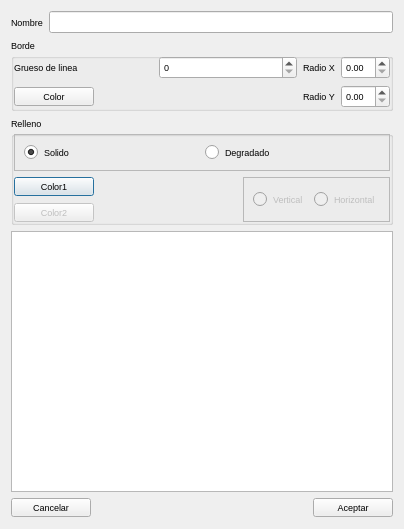
<?xml version="1.0" encoding="UTF-8"?>
<ui version="4.0">
 <class>EditRectDlg</class>
 <widget class="QDialog" name="EditRectDlg">
  <property name="geometry">
   <rect>
    <x>0</x>
    <y>0</y>
    <width>404</width>
    <height>529</height>
   </rect>
  </property>
  <property name="maximumSize">
   <size>
    <width>404</width>
    <height>529</height>
   </size>
  </property>
  <property name="font">
   <font>
    <pointsize>7</pointsize>
   </font>
  </property>
  <property name="windowTitle">
   <string>Configurar rectangulo</string>
  </property>
  <property name="windowIcon">
   <iconset resource="../recoverdrake.qrc">
    <normaloff>:/Imagenes/rectredondeado.png</normaloff>:/Imagenes/rectredondeado.png</iconset>
  </property>
  <layout class="QGridLayout" name="gridLayout_8">
   <item row="0" column="0">
    <layout class="QGridLayout" name="gridLayout_7">
     <item row="0" column="0">
      <widget class="QLabel" name="label_4">
       <property name="text">
        <string>Nombre</string>
       </property>
      </widget>
     </item>
     <item row="0" column="1">
      <widget class="QLineEdit" name="txtNombre"/>
     </item>
    </layout>
   </item>
   <item row="1" column="0">
    <widget class="QGroupBox" name="groupBox">
     <property name="title">
      <string>Borde</string>
     </property>
     <layout class="QGridLayout" name="gridLayout_6">
      <property name="leftMargin">
       <number>0</number>
      </property>
      <property name="topMargin">
       <number>0</number>
      </property>
      <property name="rightMargin">
       <number>0</number>
      </property>
      <property name="bottomMargin">
       <number>0</number>
      </property>
      <item row="1" column="0">
       <widget class="QPushButton" name="pushButton_3">
        <property name="text">
         <string>Color</string>
        </property>
        <property name="icon">
         <iconset resource="../recoverdrake.qrc">
          <normaloff>:/Imagenes/pantone.png</normaloff>:/Imagenes/pantone.png</iconset>
        </property>
        <property name="iconSize">
         <size>
          <width>25</width>
          <height>25</height>
         </size>
        </property>
        <property name="autoDefault">
         <bool>false</bool>
        </property>
       </widget>
      </item>
      <item row="0" column="2">
       <layout class="QGridLayout" name="gridLayout">
        <item row="0" column="0">
         <widget class="QLabel" name="label_2">
          <property name="text">
           <string>Radio X</string>
          </property>
         </widget>
        </item>
        <item row="0" column="1">
         <widget class="QDoubleSpinBox" name="spinRadioX"/>
        </item>
       </layout>
      </item>
      <item row="1" column="2">
       <layout class="QGridLayout" name="gridLayout_3">
        <item row="0" column="0">
         <widget class="QLabel" name="label_3">
          <property name="text">
           <string>Radio Y</string>
          </property>
         </widget>
        </item>
        <item row="0" column="1">
         <widget class="QDoubleSpinBox" name="spinRadioY"/>
        </item>
       </layout>
      </item>
      <item row="1" column="1">
       <spacer name="horizontalSpacer_3">
        <property name="orientation">
         <enum>Qt::Horizontal</enum>
        </property>
        <property name="sizeHint" stdset="0">
         <size>
          <width>40</width>
          <height>20</height>
         </size>
        </property>
       </spacer>
      </item>
      <item row="0" column="0" colspan="2">
       <layout class="QGridLayout" name="gridLayout_4">
        <item row="0" column="0">
         <widget class="QLabel" name="label">
          <property name="text">
           <string>Grueso de linea</string>
          </property>
         </widget>
        </item>
        <item row="0" column="1">
         <widget class="QSpinBox" name="spinGrueso"/>
        </item>
       </layout>
      </item>
     </layout>
    </widget>
   </item>
   <item row="2" column="0">
    <widget class="QGroupBox" name="groupBox_2">
     <property name="title">
      <string>Relleno</string>
     </property>
     <layout class="QGridLayout" name="gridLayout_5">
      <property name="leftMargin">
       <number>0</number>
      </property>
      <property name="topMargin">
       <number>0</number>
      </property>
      <property name="rightMargin">
       <number>0</number>
      </property>
      <property name="bottomMargin">
       <number>0</number>
      </property>
      <item row="0" column="0" colspan="2">
       <widget class="QFrame" name="frame_2">
        <property name="frameShape">
         <enum>QFrame::StyledPanel</enum>
        </property>
        <property name="frameShadow">
         <enum>QFrame::Raised</enum>
        </property>
        <layout class="QHBoxLayout" name="horizontalLayout_3">
         <item>
          <widget class="QRadioButton" name="rdbSolid">
           <property name="text">
            <string>Solido</string>
           </property>
           <property name="checked">
            <bool>true</bool>
           </property>
          </widget>
         </item>
         <item>
          <widget class="QRadioButton" name="rdbDeg">
           <property name="text">
            <string>Degradado</string>
           </property>
          </widget>
         </item>
        </layout>
       </widget>
      </item>
      <item row="1" column="0" colspan="2">
       <layout class="QGridLayout" name="gridLayout_2">
        <item row="1" column="0">
         <widget class="QPushButton" name="btnColor1">
          <property name="text">
           <string>Color1</string>
          </property>
          <property name="icon">
           <iconset resource="../recoverdrake.qrc">
            <normaloff>:/Imagenes/pantone.png</normaloff>:/Imagenes/pantone.png</iconset>
          </property>
          <property name="iconSize">
           <size>
            <width>25</width>
            <height>25</height>
           </size>
          </property>
         </widget>
        </item>
        <item row="1" column="2" rowspan="2">
         <widget class="QFrame" name="frame">
          <property name="frameShape">
           <enum>QFrame::StyledPanel</enum>
          </property>
          <property name="frameShadow">
           <enum>QFrame::Raised</enum>
          </property>
          <layout class="QHBoxLayout" name="horizontalLayout_2">
           <item>
            <widget class="QRadioButton" name="rdbV">
             <property name="enabled">
              <bool>false</bool>
             </property>
             <property name="text">
              <string>Vertical</string>
             </property>
            </widget>
           </item>
           <item>
            <widget class="QRadioButton" name="rdbH">
             <property name="enabled">
              <bool>false</bool>
             </property>
             <property name="text">
              <string>Horizontal</string>
             </property>
            </widget>
           </item>
          </layout>
         </widget>
        </item>
        <item row="2" column="0">
         <widget class="QPushButton" name="btnColor2">
          <property name="enabled">
           <bool>false</bool>
          </property>
          <property name="text">
           <string>Color2</string>
          </property>
          <property name="icon">
           <iconset resource="../recoverdrake.qrc">
            <normaloff>:/Imagenes/pantone.png</normaloff>:/Imagenes/pantone.png</iconset>
          </property>
          <property name="iconSize">
           <size>
            <width>25</width>
            <height>25</height>
           </size>
          </property>
         </widget>
        </item>
        <item row="1" column="1">
         <spacer name="horizontalSpacer_2">
          <property name="orientation">
           <enum>Qt::Horizontal</enum>
          </property>
          <property name="sizeHint" stdset="0">
           <size>
            <width>40</width>
            <height>20</height>
           </size>
          </property>
         </spacer>
        </item>
       </layout>
      </item>
     </layout>
    </widget>
   </item>
   <item row="3" column="0">
    <widget class="QGraphicsView" name="graphicsView"/>
   </item>
   <item row="4" column="0">
    <layout class="QHBoxLayout" name="horizontalLayout">
     <item>
      <widget class="QPushButton" name="btnCancelar">
       <property name="text">
        <string>Cancelar</string>
       </property>
       <property name="icon">
        <iconset resource="../recoverdrake.qrc">
         <normaloff>:/Imagenes/bad.png</normaloff>:/Imagenes/bad.png</iconset>
       </property>
       <property name="iconSize">
        <size>
         <width>25</width>
         <height>25</height>
        </size>
       </property>
       <property name="autoDefault">
        <bool>false</bool>
       </property>
      </widget>
     </item>
     <item>
      <spacer name="horizontalSpacer">
       <property name="orientation">
        <enum>Qt::Horizontal</enum>
       </property>
       <property name="sizeHint" stdset="0">
        <size>
         <width>40</width>
         <height>20</height>
        </size>
       </property>
      </spacer>
     </item>
     <item>
      <widget class="QPushButton" name="btnAceptar">
       <property name="text">
        <string>Aceptar</string>
       </property>
       <property name="icon">
        <iconset resource="../recoverdrake.qrc">
         <normaloff>:/Imagenes/good.png</normaloff>:/Imagenes/good.png</iconset>
       </property>
       <property name="iconSize">
        <size>
         <width>25</width>
         <height>25</height>
        </size>
       </property>
      </widget>
     </item>
    </layout>
   </item>
  </layout>
 </widget>
 <tabstops>
  <tabstop>btnAceptar</tabstop>
  <tabstop>pushButton_3</tabstop>
  <tabstop>rdbSolid</tabstop>
  <tabstop>rdbDeg</tabstop>
  <tabstop>spinRadioX</tabstop>
  <tabstop>spinRadioY</tabstop>
  <tabstop>spinGrueso</tabstop>
  <tabstop>btnColor1</tabstop>
  <tabstop>rdbV</tabstop>
  <tabstop>rdbH</tabstop>
  <tabstop>btnColor2</tabstop>
  <tabstop>btnCancelar</tabstop>
  <tabstop>graphicsView</tabstop>
 </tabstops>
 <resources>
  <include location="../recoverdrake.qrc"/>
 </resources>
 <connections/>
</ui>
